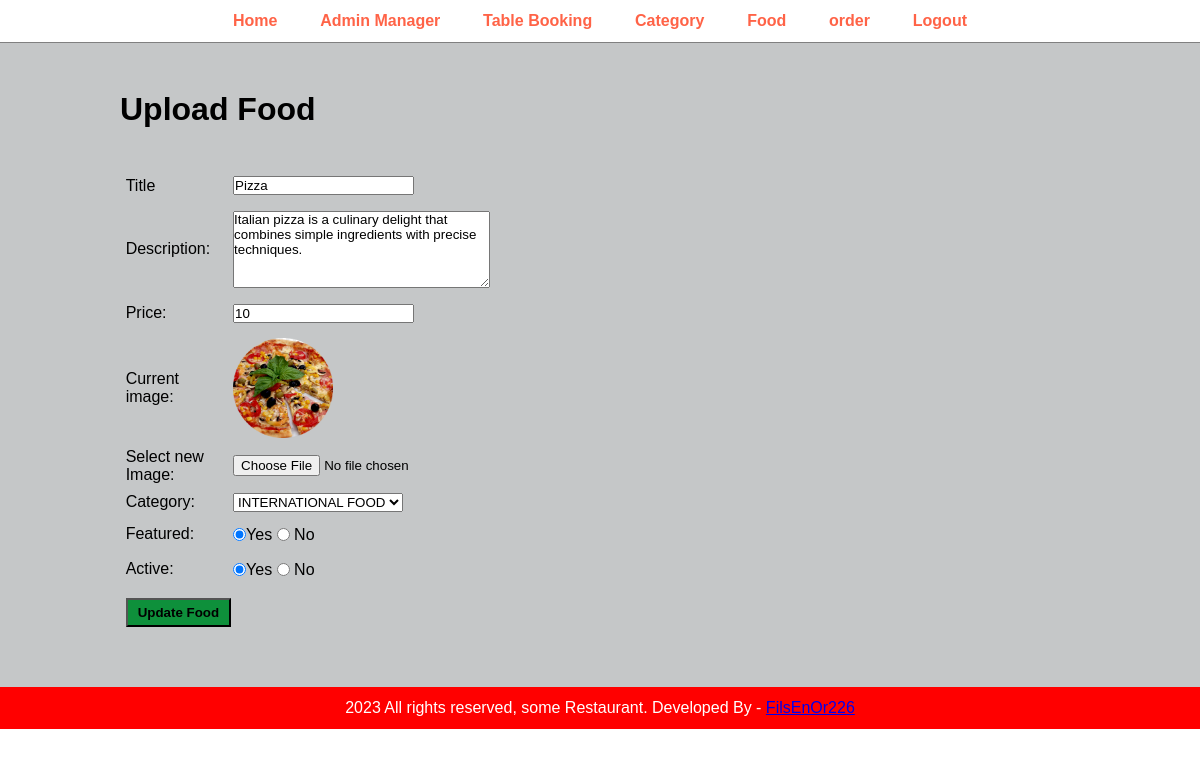
Page /admin/update-food.php?id=9 (signed in) on the committed database.
### tables this page shows
CREATE TABLE `tbl_food` (
  `id` int(10) UNSIGNED NOT NULL,
  `title` varchar(100) NOT NULL,
  `description` varchar(256) NOT NULL,
  `price` decimal(10,0) NOT NULL,
  `image_name` varchar(255) NOT NULL,
  `category_id` int(10) UNSIGNED NOT NULL,
  `featured` varchar(10) NOT NULL,
  `active` varchar(10) NOT NULL
);

CREATE TABLE `tbl_category` (
  `id` int(10) UNSIGNED NOT NULL,
  `title` varchar(100) NOT NULL,
  `image_name` varchar(100) NOT NULL,
  `featured` varchar(10) NOT NULL,
  `active` varchar(10) NOT NULL
);

### admin/update-food.php (the view, shortened to what this page needs)
<?php include ('partials/menu.php');?>
<?php
        if(isset($_GET['id']))
        {
            $id = $_GET['id'];
            $sql2 = "SELECT * FROM tbl_food WHERE id=$id";
            $res2 = mysqli_query($conn, $sql2);
            $row2 = mysqli_fetch_assoc($res2);
            $title =$row2['title'];
            $description =$row2['description'];
            $price =$row2['price'];
            $current_image = $row2['image_name'];
            $current_category = $row2['category_id'];
            $featured =$row2['featured'];
            $active = $row2['active'];
        }
        else
        {
            header('location:'.SITEURL.'admin/manage-food.php');
        }
?>
<div class="clss main-content">
    <div class="class wrapper">
        <h1>Upload Food</h1>
        <br><br>
        <form action="" method="POST" enctype="multipart/form-data">
        <table class="tbl-30">
        <tr>
            <td>Title</td>
            <td>
                <input type="text" name="title" value ="<?php echo $title; ?>">
            </td>
        </tr>
        <tr>
            <td>Description:</td>
                <td>
                    <textarea name="description" cols="30" rows="5" ><?php echo $description; ?></textarea>
                </td>
            </tr>
                <tr>
                    <td> Price: </td>
                    <td>
                        <input type="number" name ="price" value="<?php echo $price; ?>">
                    </td>
                </tr>
                <tr>
                    <td> Current image: </td>
                    <td>
                        <?php
                        if($current_image=="")
                        {
                            echo "<div class='error'> Image not Available.</div>";
                        }
                        else
                        {
                            ?>
                            <img src="<?php echo SITEURL;?>images/food/<?php echo $current_image; ?>" width = "100px">
                            <?php
                        }
                        ?>
                    </td>
                </tr>
                <tr>
                    <td>Select new Image: </td>
                    <td>
                        <input type="file" name ="image">
                    </td>
                </tr>
                <tr>
                    <td> Category: </td>
                    <td>
                       <select name="category">
                            <?php
                            $sql = "SELECT * FROM tbl_category WHERE active = 'Yes'";
                            $res = mysqli_query($conn,$sql);
                            $count = mysqli_num_rows($res);
                            if($count>0)
                            {
                                while($row=mysqli_fetch_assoc($res))
                                {
                                    $category_title = $row['title'];
                                    $category_id = $row['id'];
                                   ?>
                                   <option <?php if($current_category==$category_id){echo "selected";} ?> value="<?php echo $category_id;?>"><?php echo $category_title;?></option>
                                   <?php
                                }
                            }
                            else
                            {
                                echo "<option value='0'>Category Not Available.</option>";
                            }
                            ?>
                        </select>
                    </td>
                </tr>
                <tr>
                    <td>Featured:</td>
                    <td>
                        <input <?php if($featured=="Yes"){echo "checked";}?> type="radio" name="featured" value="Yes">Yes
                        <input <?php if($featured=="No"){echo "checked";}?> type="radio" name="featured" value="No"> No
                    </td>
                </tr>
                <tr>
                    <td>Active:</td>
                    <td>
                        <input <?php if($active=="Yes"){echo "checked";}?> type="radio" name="active" value="Yes">Yes
                        <input <?php if($active=="No"){echo "checked";}?> type="radio" name="active" value="No"> No
                    </td>
                </tr>
                <tr>
                    <td>
                        <input type="submit" name="submit" value="Update Food" class="btn-secondary">
                    </td>
                </tr>
        </table>
        </form>
    </div>
</div>
<?php include('partials/footer.php');?>

### css/admin.css (style rules this page uses)
* { margin: 0; padding: 0; font-family: Arial, Helvetica, sans-serif; }
.wrapper { padding: 1%; width: 80%; margin: 0 auto; }
.tbl-30 { width: 35%; }
table tr td { padding: 1%; }
.btn-secondary { background-color:rgb(14, 144, 59); padding: 5px 10px; display: inline-block; text-align: center; color: rgb(0, 0, 0); text-decoration: none; font-weight: bold; }
.main-content { background-color: rgb(197, 199, 200); padding: 3% 0; }
input, label { margin: 0.4rem 0; }

### rows in the picture
tbl_food: title "Pizza", description "Italian pizza is a culinary delight that combines simple ingredients with precise techniques.", price "10", image_name (picture), category "INTERNATIONAL FOOD", featured "☑", active "☑"
